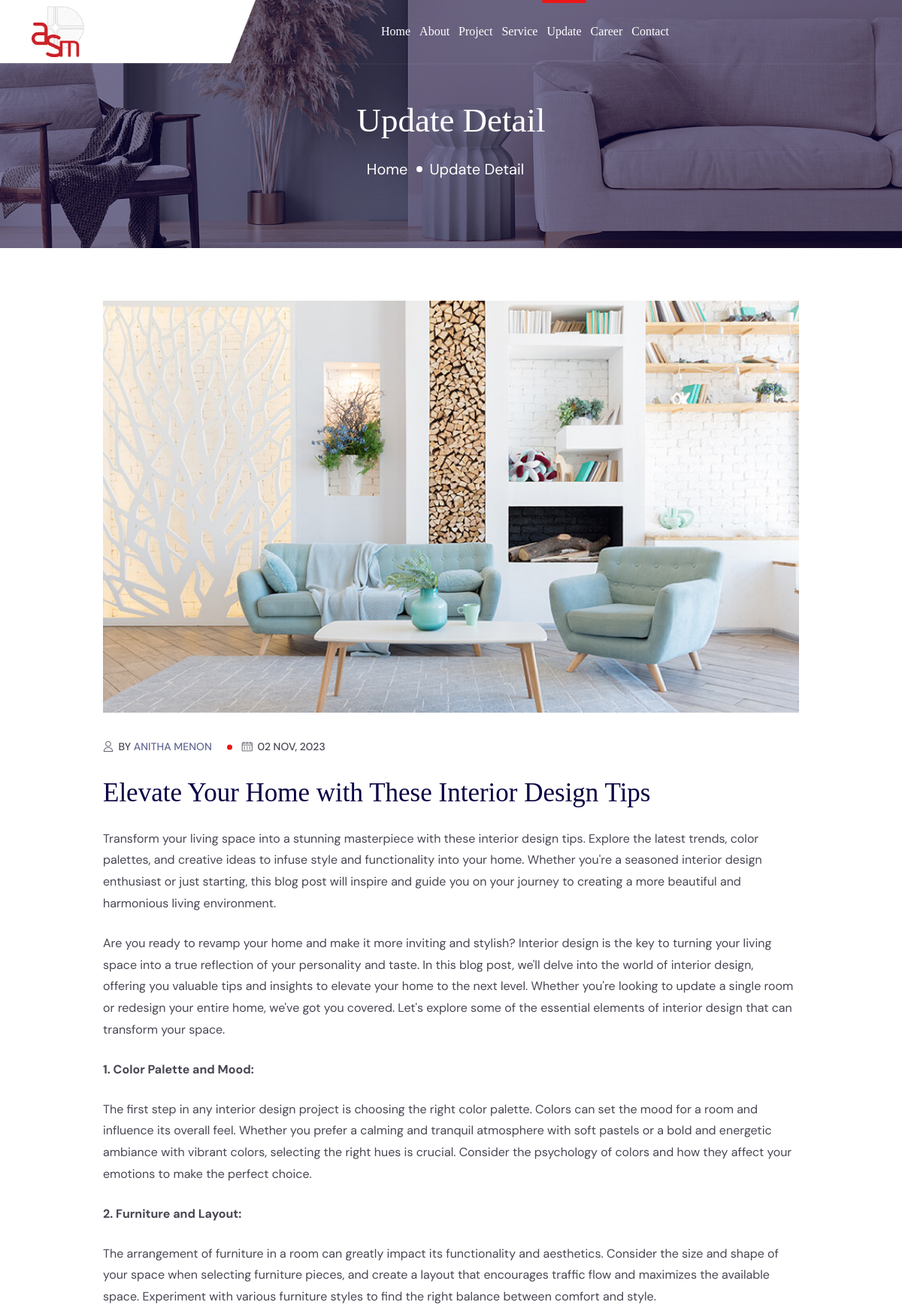
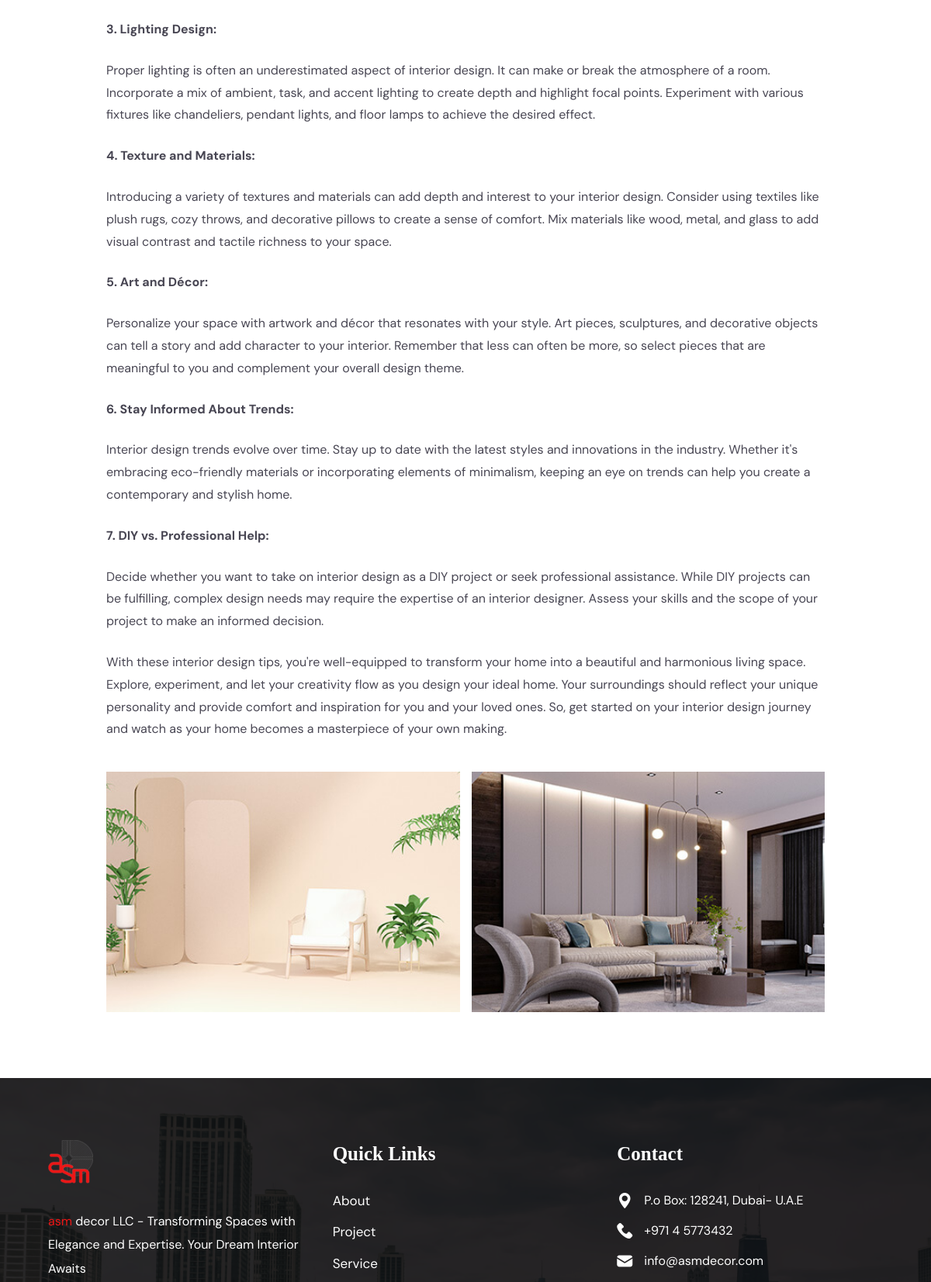
/updates/elevate-your-home-with-these-interior-design-tips/ (upper part), run on the app's committed database (2 pictures, top to bottom).
### web/models.py (models this page shows, shortened)
class Update(models.Model):
    title = models.CharField(max_length=100)
    author = models.CharField(max_length=100)
    image = models.ImageField(upload_to='update')
    date=models.DateField()
    description = HTMLField()
    slug = models.SlugField(unique=True, max_length=100)

### web/views.py (the view)
# urls.py: path("updates/<slug>/", views.UpdateDetailView.as_view(), name="update-detail"),
class UpdateDetailView(DetailView):
    model = Update
    def get_context_data(self, **kwargs):
        context = super().get_context_data(**kwargs)
        context["is_update"] = True
        return context

### templates/web/update_detail.html
{% extends "web/base.html" %}
{% load static %}
{% block content %}
        <section class="wpo-page-title">
            <div class="container">
                <div class="row">
                    <div class="col col-xs-12">
                        <div class="wpo-breadcumb-wrap">
                            <h2>Update Detail</h2>
                            <ol class="wpo-breadcumb-wrap">
                                <li><a href="{% url "web:index" %}">Home</a></li>
                                <li>Update Detail</li>
                            </ol>
                        </div>
                    </div>
                </div>
            </div>
        </section>
        <section class="wpo-blog-single-section wpo-blog-single-left-sidebar-section section-padding">
            <div class="container">
                <div class="row">
                    <div class="col col-lg-10 col-12 offset-lg-1">
                        <div class="wpo-blog-content">
                            <div class="post format-standard-image">
                                <div class="entry-media">
                                    <img src="{{update.image.url}}" alt>
                                </div>
                                <div class="entry-meta">
                                    <ul>
                                        <li><i class="fi flaticon-user"></i> By <a href="#">{{update.author}}</a> </li>
                                        <li><i class="fi flaticon-calendar"></i> {{update.date|date:"d M, Y"}}</li>
                                    </ul>
                                </div>
                                <h2>{{update.title}}</h2>
                                    <div>{{update.description|safe}}</div>
                                <div class="gallery">
                                    <div>
                                        <img src="assets/images/blog-details/1.jpg" alt="">
                                    </div>
                                    <div>
                                        <img src="assets/images/blog-details/2.jpg" alt="">
                                    </div>
                                </div>
                            </div>
                        </div>
                    </div>
                </div>
            </div>
        </section>
{% endblock %}

### data on the page
Update: image (picture), author "ANITHA MENON", date "02 NOV, 2023", title "Elevate Your Home with These Interior Design Tips", description "Transform your living space into a stunning masterpiece with these interior design tips. Explore the latest trends, color palettes, and creative ideas to infuse style and functionality into your home. Whether you're a seasoned interior design enthusiast or just starting, this blog post will inspire and guide you on your journey to creating a more beautiful and harmonious living environment. Are you ready to revamp your home and make it more inviting and stylish? Interior design is the key to turning your living space into a true reflection of your personality and taste. In this blog post, we'll delve into the world of interior design, offering you valuable tips and insights to elevate your…"
